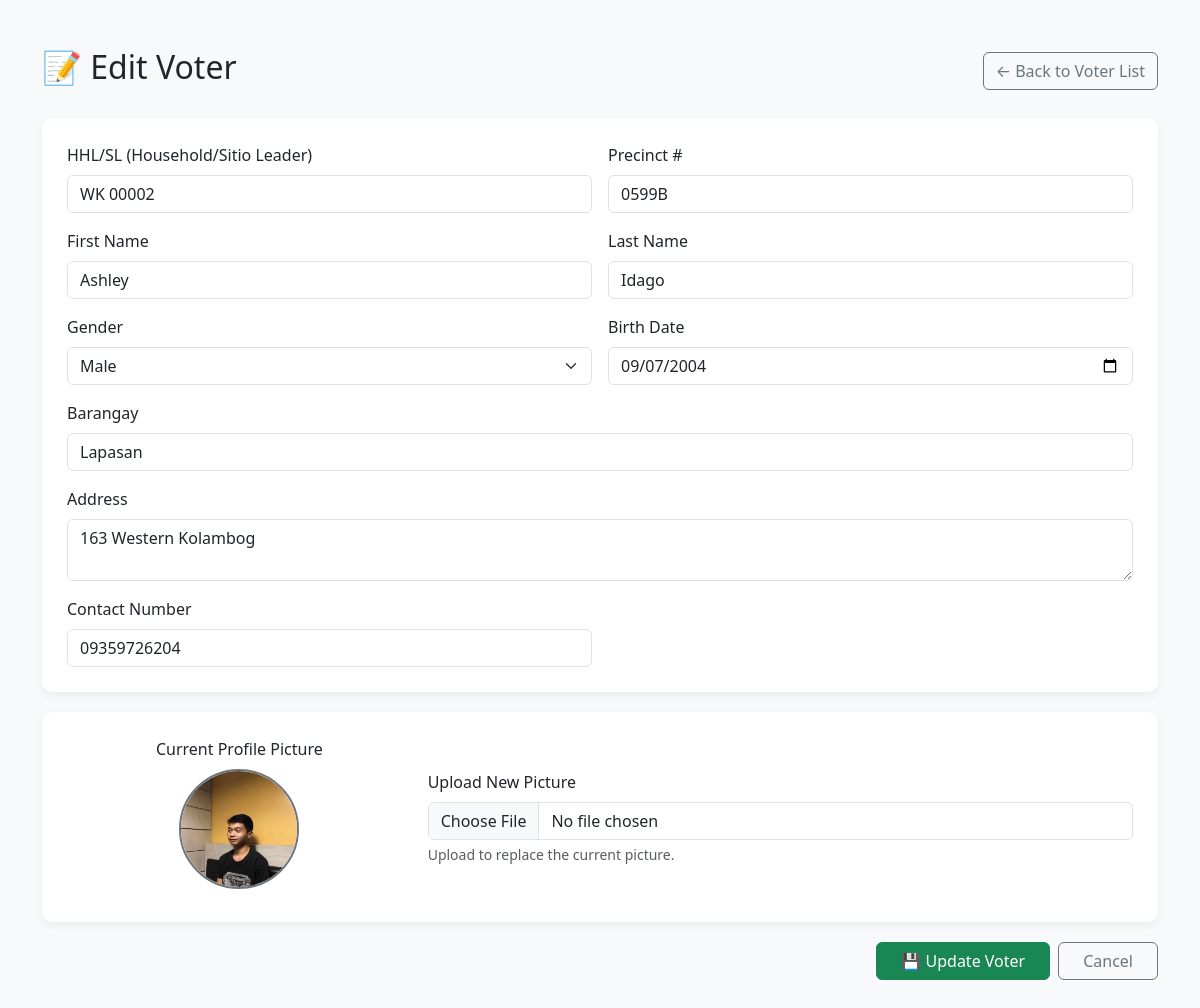
Page /edit_voter.php?id=6 (signed in) on the committed database.
### tables this page shows
CREATE TABLE `voters` (
  `id` int(11) NOT NULL,
  `hhlsl` varchar(50) NOT NULL,
  `first_name` varchar(100) DEFAULT NULL,
  `last_name` varchar(100) DEFAULT NULL,
  `gender` enum('Male','Female') DEFAULT NULL,
  `birth_date` date DEFAULT NULL,
  `barangay` varchar(100) DEFAULT NULL,
  `precinct_number` varchar(50) DEFAULT NULL,
  `address` text DEFAULT NULL,
  `contact_number` varchar(20) DEFAULT NULL,
  `created_at` timestamp NOT NULL DEFAULT current_timestamp(),
  `profile_pic` varchar(255) DEFAULT NULL
);

### edit_voter.php (the view, shortened to what this page needs)
<?php
require 'db.php';
$id = $_GET['id'] ?? null;
$stmt = $pdo->prepare("SELECT * FROM voters WHERE id = ?");
$stmt->execute([$id]);
$voter = $stmt->fetch();
?>
<!DOCTYPE html>
<html lang="en">
<head>
    <link href="https://cdn.jsdelivr.net/npm/bootstrap@5.3.0/dist/css/bootstrap.min.css" rel="stylesheet">
</head>
<body class="bg-light">
<div class="container py-5">
    <div class="d-flex justify-content-between align-items-center mb-4">
        <h2>📝 Edit Voter</h2>
        <a href="voters.php" class="btn btn-outline-secondary">← Back to Voter List</a>
    </div>
    <form method="post" enctype="multipart/form-data">
        <div class="form-section">
            <div class="row g-3">
                <div class="col-md-6">
                    <label class="form-label">HHL/SL (Household/Sitio Leader)</label>
                    <input type="text" name="hhlsl" value="<?= htmlspecialchars($voter['hhlsl']) ?>" class="form-control" required>
                </div>
                <div class="col-md-6">
                    <label class="form-label">Precinct #</label>
                    <input type="text" name="precinct_number" value="<?= htmlspecialchars($voter['precinct_number']) ?>" class="form-control" required>
                </div>
                <div class="col-md-6">
                    <label class="form-label">First Name</label>
                    <input type="text" name="first_name" value="<?= htmlspecialchars($voter['first_name']) ?>" class="form-control" required>
                </div>
                <div class="col-md-6">
                    <label class="form-label">Last Name</label>
                    <input type="text" name="last_name" value="<?= htmlspecialchars($voter['last_name']) ?>" class="form-control" required>
                </div>
                <div class="col-md-6">
                    <label class="form-label">Gender</label>
                    <select name="gender" class="form-select" required>
                        <option <?= $voter['gender'] == 'Male' ? 'selected' : '' ?>>Male</option>
                    </select>
                </div>
                <div class="col-md-6">
                    <label class="form-label">Birth Date</label>
                    <input type="date" name="birth_date" value="<?= htmlspecialchars($voter['birth_date']) ?>" class="form-control" required>
                </div>
                <div class="col-md-12">
                    <label class="form-label">Barangay</label>
                    <input type="text" name="barangay" value="<?= htmlspecialchars($voter['barangay']) ?>" class="form-control" required>
                </div>
                <div class="col-md-12">
                    <label class="form-label">Address</label>
                    <textarea name="address" class="form-control" rows="2" required><?= htmlspecialchars($voter['address']) ?></textarea>
                </div>
                <div class="col-md-6">
                    <label class="form-label">Contact Number</label>
                    <input type="text" name="contact_number" value="<?= htmlspecialchars($voter['contact_number']) ?>" class="form-control">
                </div>
            </div>
        </div>
        <div class="form-section">
            <div class="row g-3 align-items-center">
                <div class="col-md-4 text-center">
                    <label class="form-label d-block">Current Profile Picture</label>
                    <?php if ($voter['profile_pic'] && file_exists('uploads/' . $voter['profile_pic'])): ?>
                        <img src="uploads/<?= htmlspecialchars($voter['profile_pic']) ?>" class="profile-pic mb-2" alt="Profile Picture">
                    <?php else: ?>
                        <p class="text-muted">No profile picture uploaded.</p>
                    <?php endif; ?>
                </div>
                <div class="col-md-8">
                    <label class="form-label">Upload New Picture</label>
                    <input type="file" name="profile_pic" class="form-control" accept="image/*">
                    <div class="form-text">Upload to replace the current picture.</div>
                </div>
            </div>
        </div>
        <div class="d-grid gap-2 d-md-flex justify-content-md-end">
            <button type="submit" class="btn btn-success px-4">💾 Update Voter</button>
            <a href="voters.php" class="btn btn-outline-secondary px-4">Cancel</a>
        </div>
    </form>
</div>
</body>
</html>

### edit_voter.php (style rules this page uses)
.profile-pic { width: 120px; height: 120px; object-fit: cover; border-radius: 50%; border: 2px solid #6c757d; }
.form-section { background-color: #ffffff; border-radius: 10px; box-shadow: 0 4px 10px rgba(0, 0, 0, 0.05); padding: 25px; margin-bottom: 20px; }

### rows in the picture
voters: hhlsl "WK 00002", precinct_number "0599B", first_name "Ashley", last_name "Idago", gender "Male", birth_date "09/07/2004", barangay "Lapasan", address "163 Western Kolambog", contact_number "09359726204", profile_pic (picture)
